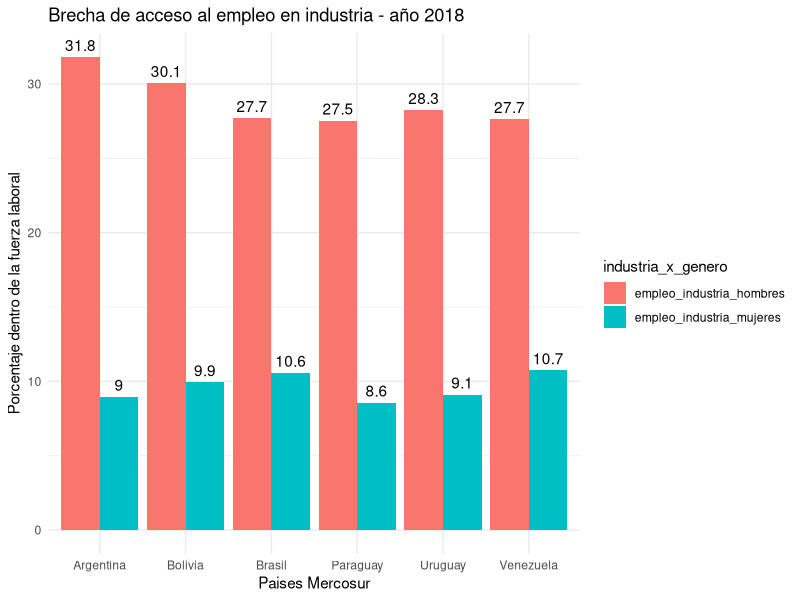
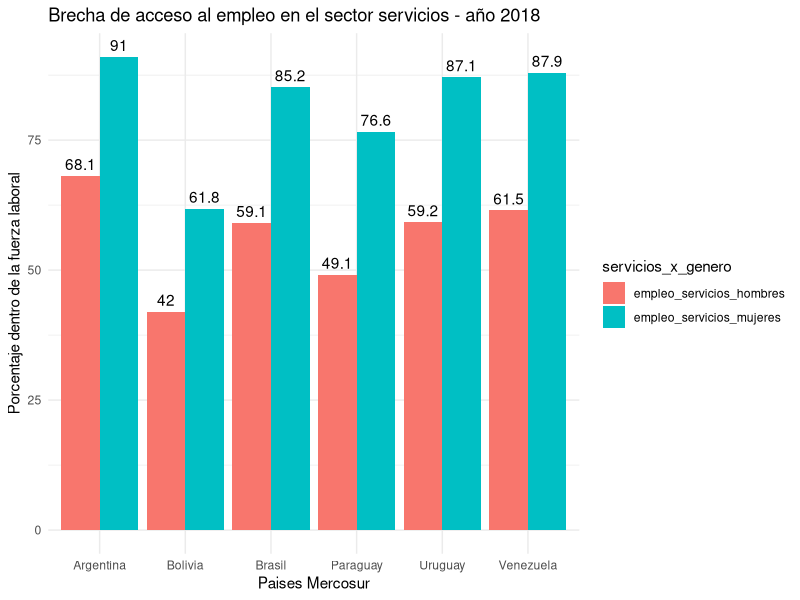

R code for these plots, in order: (Note: this script raises an error after producing the figures.)
## ---- chunk 1
knitr::opts_chunk$set(echo = TRUE)
library(tidyr)
library(readr)
library(dplyr)
library(ggplot2)
## ---- chunk 2
empleo_genero <- read_csv("datos/empleo_genero.csv")
## ---- chunk 3
empleo_genero_largo <- pivot_longer(empleo_genero, 
                                    cols=4:52, 
                                    names_to = "Anio", 
                                    values_to = "Valor")
## ---- chunk 4
empleo_genero_largo
## ---- chunk 5
empleo_genero_ordenado <- pivot_wider(empleo_genero_largo, 
                                      names_from = variable,
                                      values_from = Valor)|> 
                          mutate(Anio=as.numeric(Anio))
## ---- chunk 6
empleo_genero_ordenado
## ---- chunk 7
glimpse(empleo_genero_ordenado)
## ---- chunk 8
empleo_genero_ordenado|> filter(pais_region !="Latin America & Caribbean" & pais_region != "Mundo" & pais_region != "EspaÃ±a")|> 
                      group_by(Anio)
                        
## ---- chunk 9
empleo_genero_ordenado|> filter(pais_region !="Latin America & Caribbean" & pais_region != "Mundo" & pais_region != "EspaÃ±a")|> 
                      group_by(pais_region)
## ---- chunk 10
empleo_genero_ordenado|> filter(pais_region !="Latin America & Caribbean" & pais_region != "Mundo" & pais_region != "EspaÃ±a" & Anio == 2018)|> 
                    summarise(empleadoras_promedio = mean(empleadoras_mujeres),
                              empleadoras_sd = sd(empleadoras_mujeres),
                              empleadoras_min = min(empleadoras_mujeres),
                              empleadoras_max = max(empleadoras_mujeres))
## ---- chunk 11
empleo_genero_ordenado|> filter(pais_region !="Latin America & Caribbean" & pais_region != "Mundo" & pais_region != "EspaÃ±a" & Anio == 2018)|> 
                    summarise(empleadores_promedio = mean(empleadores_hombres),
                              empleadores_sd = sd(empleadores_hombres),
                              empleadores_min = min(empleadores_hombres),
                              empleadores_max = max(empleadores_hombres))
## ---- chunk 12
empleo_genero_ordenado|> filter(pais_region !="Latin America & Caribbean" & pais_region != "Mundo" & pais_region != "España" & Anio == 2018)|> 
                summarise(autoempleo_mujeres_prom = mean(autoempleo_mujeres),
                          autoempleo_mujeres_sd = sd(autoempleo_mujeres),
                          autoempleo_mujeres_min = min(autoempleo_mujeres),
                          autoempleo_mujeres_max = max(autoempleo_mujeres))
## ---- chunk 13
empleo_genero_ordenado|> filter(pais_region !="Latin America & Caribbean" & pais_region != "Mundo" & pais_region != "EspaÃ±a" & Anio == 2018)|> 
                summarise(autoempleo_hombres_prom = mean(autoempleo_hombres),
                          autoempleo_hombres_sd = sd(autoempleo_hombres),
                          autoempleo_hombres_min = min(autoempleo_hombres),
                          autoempleo_hombres_max = max(autoempleo_hombres))
## ---- chunk 14
empleo_industria_mercosur <- select(empleo_genero_ordenado, pais_region, Anio, empleo_industria_mujeres, empleo_industria_hombres) |>
  filter(pais_region %in% c("Argentina", "Uruguay", "Paraguay", "Brasil", "Venezuela", "Bolivia" ))|> 
  filter (Anio >= 1998)
## ---- chunk 15
empleo_servicios_mercosur <- select(empleo_genero_ordenado, pais_region, Anio, empleo_servicios_mujeres, empleo_servicios_hombres) |>
  filter(pais_region %in% c("Argentina", "Uruguay", "Paraguay", "Brasil", "Venezuela", "Bolivia" ))|> 
  filter (Anio >= 1998)
## ---- chunk 16
industria_2018 <- select(empleo_genero_ordenado, pais_region, Anio, empleo_industria_mujeres, empleo_industria_hombres)|>
  filter(pais_region %in% c("Argentina", "Uruguay", "Paraguay", "Brasil", "Venezuela", "Bolivia" ))|>
  filter(Anio == 2018) |> 
  pivot_longer(cols =c("empleo_industria_hombres","empleo_industria_mujeres"),
               names_to = "industria_x_genero",  
               values_to = "valor")
 
## ---- chunk 17
ggplot(industria_2018, aes(x=pais_region,y=valor, fill=industria_x_genero))+
  geom_col(position = "dodge") +
  ggtitle ("Brecha de acceso al empleo en industria - año 2018") + 
  labs(x = "Paises Mercosur",y = "Porcentaje dentro de la fuerza laboral") + 
  geom_text(aes(label = round(valor, digits = 1)),
    position = position_dodge(0.9),
    vjust = -0.5)+
  theme_minimal()
  
## ---- chunk 18
servicios_2018 <- select(empleo_genero_ordenado, pais_region, Anio, empleo_servicios_mujeres, empleo_servicios_hombres)|>
  filter(pais_region %in% c("Argentina", "Uruguay", "Paraguay", "Brasil", "Venezuela", "Bolivia" ))|>
  filter(Anio == 2018) |> 
  pivot_longer(cols =c("empleo_servicios_hombres","empleo_servicios_mujeres"),
               names_to = "servicios_x_genero",  
               values_to = "valor")
## ---- chunk 19
ggplot(servicios_2018, aes(x=pais_region,y=valor, fill=servicios_x_genero))+
  geom_col(position = "dodge") +
  ggtitle ("Brecha de acceso al empleo en el sector servicios - año 2018") + 
  labs(x = "Paises Mercosur",y = "Porcentaje dentro de la fuerza laboral") + 
  geom_text(aes(label = round(valor, digits = 1)),
    position = position_dodge(0.9),
    vjust = -0.5)+
  theme_minimal()
  
## ---- chunk 20
variacion_mujeres_2018_1998 <- select(empleo_genero, variable, pais_region, "1998", "2018")|>
  filter(pais_region == "Argentina" | pais_region == "Uruguay" | pais_region == "Paraguay" | pais_region == "Brasil" | pais_region == "Venezuela" | pais_region == "Bolivia") |>
  filter(variable == "empleo_industria_mujeres")|>
  mutate(variacion=`2018`-`1998`)
## ---- chunk 21
industria_1998_2018 <- select(empleo_mercosur, pais_region, Anio, empleo_industria_mujeres)|>
  filter(Anio == 1998 | Anio == 2018) 
## ---- chunk 22
industria_1998_2018 |>
mutate(Anio=as.character(Anio)) |>
ggplot(aes(x=pais_region,y=empleo_industria_mujeres, fill=Anio))+
  geom_col(position = "dodge") +
  scale_fill_manual(values = c("1998" = "#FFDAB9", "2018" = "#41B7C4")) +
  ggtitle ("  Variación del porcentaje de la fuerza laboral femenina 
        que trabaja en la industria, entre 1998 y 2018, 
             para cada pais del Mercosur") + 
  labs(x = "Paises Mercosur",y = "Porcentaje (%)") +
  geom_text(aes(label = round(empleo_industria_mujeres, digits = 1)),
    position = position_dodge(0.9),
    vjust = -0.5) +
  theme_minimal()
